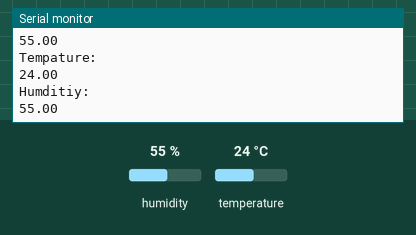
Bench run of a sketch on a simulated Arduino Uno, built with avr-gcc and run on an emulated ATmega328P. On the bench: the last lines printed to the serial monitor. The inputs (shaded band) are chosen by the test bench; at power-on: humidity 55 %, temperature 24 °C.

Above: at 2.8 s.
2.9 s: humidity set to 22 %
At 5.5 s:
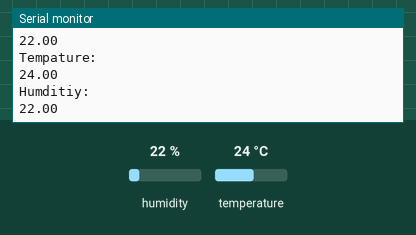
5.6 s: temperature set to 12 °C
At 6.6 s:
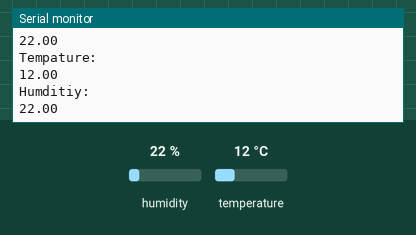
8.3 s: humidity set to 40 %
At 11.0 s:
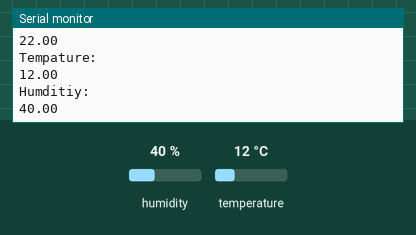
Timing chart, 0 to 12.5 s (numbered marks = the images above; inputs shaded):
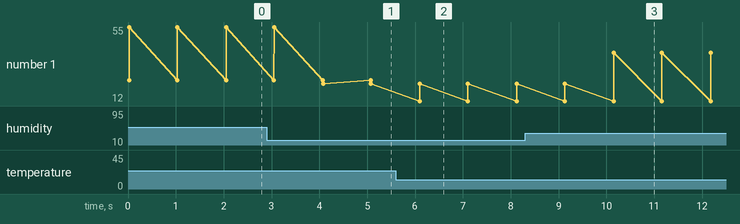

Measured:
- after the input at 2.9 s, the serial monitor: prints a new line after 1.2 s (image 1)
- after the input at 5.6 s, the serial monitor: prints a new line after 0.50 s (image 2)
- after the input at 8.3 s, the serial monitor: prints a new line after 1.9 s (image 3)
- plotted number 1: 55 → 22 after the input at 2.9 s, 22 → 40 after the input at 8.3 s

The sketch:

7_DHT11_Sensor_ESP8266.ino
```cpp
#include <Arduino.h>
#include <DHT.h>

#define DHTPIN 5  //D1

#define DHTTYPE DHT11  // DHT 11
//#define DHTTYPE DHT22 // DHT 22

DHT dht(DHTPIN, DHTTYPE);
float t = 0.0;
float h = 0.0;


void setup() {

  Serial.begin(115200);
  dht.begin();
}

void loop() {

  float newT = dht.readTemperature();
  if (isnan(newT)) {
    Serial.println("Failed to read from DHT sensor!");
  } else {
    t = newT;
    Serial.println("Tempature:");
    Serial.println(t);
  }
  float newH = dht.readHumidity();
  if (isnan(newH)) {
    Serial.println("Failed to read from DHT sensor!");
  } else {
    h = newH;
    Serial.println("Humditiy:");
    Serial.println(h);
  }
  delay(1000);
}
```
